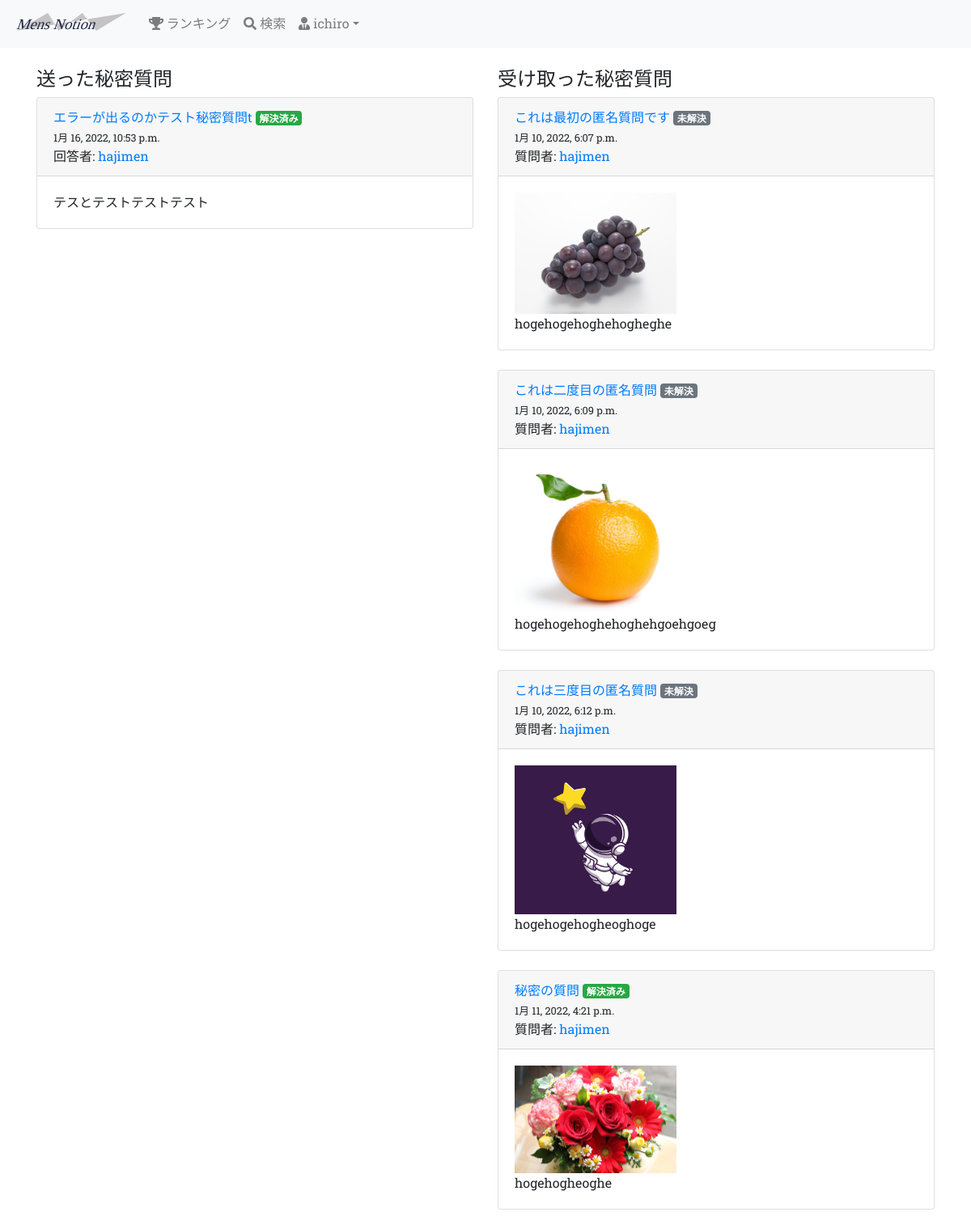
The page /anyms/ (signed in) on the database as committed earlier.
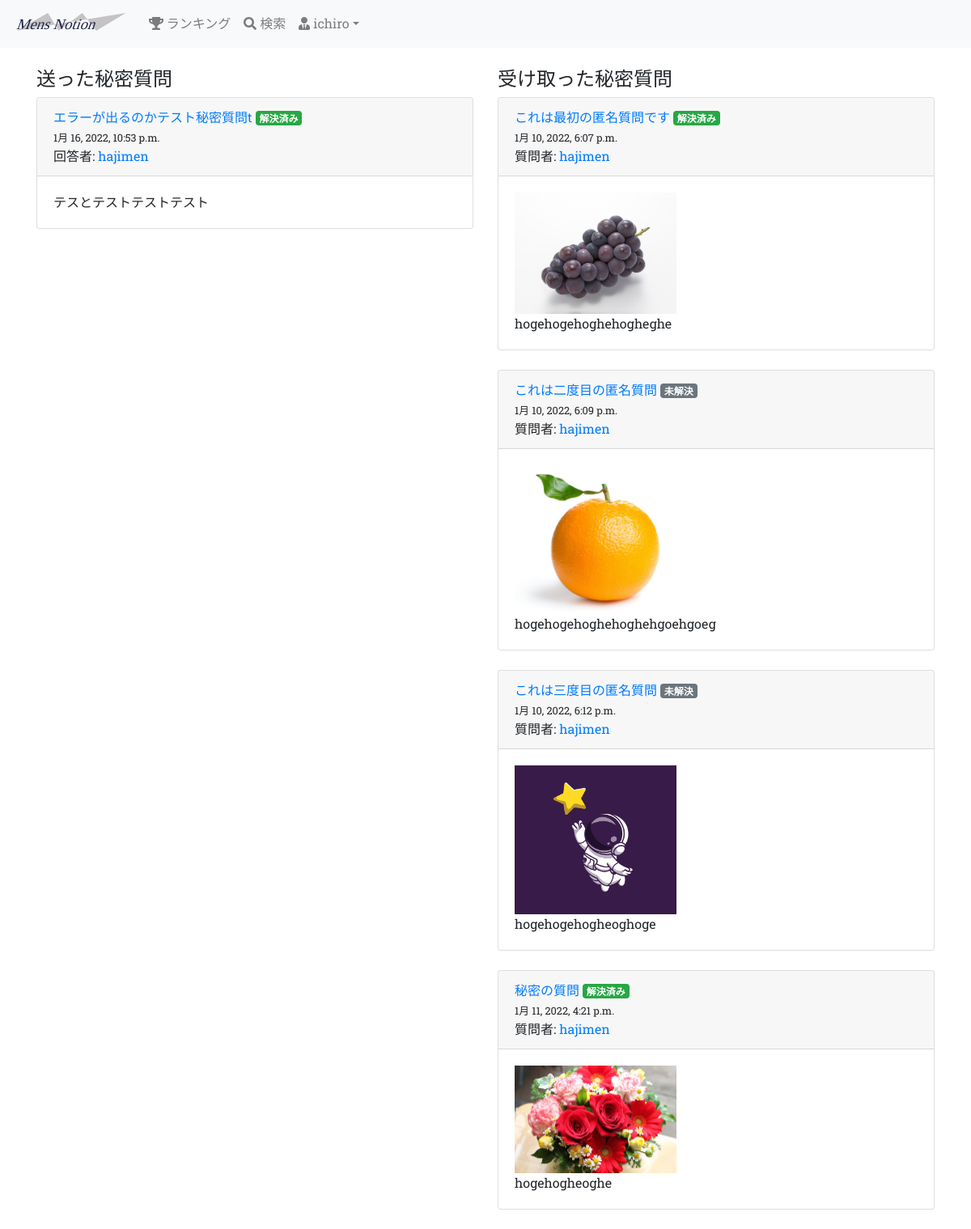
The same page on the database as committed later.
### groomings/models.py (models this page shows, shortened)
class Date(models.Model):
    created_at = models.DateTimeField(default=now)
    class Meta:
        abstract = True

class Question(Date):
    title = models.CharField(max_length=30, null=True, blank=True)
    text = models.TextField(null=False, blank=False)
    image1 = models.FileField(upload_to='question_image/', null=True, blank=True)
    image2 = models.FileField(upload_to='question_image/', null=True, blank=True)
    image3 = models.FileField(upload_to='question_image/', null=True, blank=True)
    give_point = models.IntegerField(blank=False, null=False, default=5, validators=[MinValueValidator(5)])
    giver = models.ForeignKey(
        'User', on_delete=CASCADE, related_name="user_give_question"
    )
    recipient = models.ForeignKey(
        'User', on_delete=SET_NULL, null=True, related_name="user_receive_question"
    )
    to_giver_point = models.IntegerField(validators=[MinValueValidator(1), MaxValueValidator(5)], null=True)
    to_recipient_point = models.IntegerField(validators=[MinValueValidator(1), MaxValueValidator(5)], null=True)
    is_active = models.BooleanField(default=True)
    class Meta:
        db_table = 'question'

class User(AbstractBaseUser, PermissionsMixin):
    username = models.CharField(max_length=150)
    email = models.EmailField(max_length=255, unique=True)
    image = models.FileField(upload_to='user_image/', null=True, blank=True)
    point = models.IntegerField(default=50, validators=[MinValueValidator(0)])
    follow = models.ManyToManyField(
        'self', blank=True, symmetrical=False, related_name="follower"
    )
    is_active = models.BooleanField(default=True)
    is_staff = models.BooleanField(default=False) # 管理画面にログインできるかどうか
    USERNAME_FIELD = 'email' # このテーブルのレコードを一意に識別
    REQUIRED_FIELDS = ['username'] # スーパーユーザー作成時に入力する(emailとパスワードは必須だからそれ以外で)
    objects = UserManager()
    class Meta:
        db_table = 'user'

### groomings/views.py (the view)
# urls.py: path(r'anyms/', views.anyms, name='anyms'), # 匿名質問一覧ページ(自分にきた質問と自分がした質問を一覧表示)
@login_required
def anyms(request):
    user = request.user
    give_question = user.user_give_question.all()
    receive_question = user.user_receive_question.all()
    context={'user':user, 'give_question':give_question, 'receive_question':receive_question}
    return render(request, 'groomings/anyms.html', context)

### groomings/templates/groomings/anyms.html (shortened to what this page needs)
{% extends "groomings/base.html" %}
{% block content %}
<div class="row">
    <div class="col-sm-6 secret_gives">
        <h4>送った秘密質問</h4>
        {% if not give_question %}
        <h5>送った匿名質問はありません</h5>
        {% else %}
        {% for give in give_question %}
        <div class="card">
            <div class="card-header">
                <a href="{% url 'groomings:question_detail' give.id %}">{{ give.title }}</a>
                {% if give.is_active %}
                <span class="badge badge-secondary">未解決</span>
                {% else %}
                <span class="badge badge-success">解決済み</span>
                {% endif %}
                <br>
                <small>{{ give.created_at }}</small><br>
                回答者: <a href = "{% url 'groomings:user' give.recipient.id %}">{{ give.recipient.username }}</a>
            </div>
            <div class="card-body">
                <div>{{ give.text }}</div>
            </div>
        </div>
        <br>
        {% endfor %}
    </div>
    {% endif %}
    <div class="col-sm-6 secret_receives">
        <h4>受け取った秘密質問</h4>
        {% if not receive_question %}
        <h5>受け取った匿名質問はありません</h5>
        {% else %}
        {% for receive in receive_question %}
        <div class="card">
            <div class="card-header">
                <a href="{% url 'groomings:question_detail' receive.id %}">{{ receive.title }}</a>
                {% if receive.is_active %}
                <span class="badge badge-secondary">未解決</span>
                {% else %}
                <span class="badge badge-success">解決済み</span>
                {% endif %}
                <br>
                <small>{{ receive.created_at }}</small><br>
                質問者: <a href = "{% url 'groomings:user' receive.giver.id %}">{{ receive.giver.username }}</a>
            </div>
            <div class="card-body">
                {% if receive.image1 %}
                <img src="{{ receive.image1.url }}" width="200">
                {% endif %}
                <div>{{ receive.text }}</div>
            </div>
        </div>
        <br>
        {% endfor %}
    </div>
</div>
{% endif %}
{% endblock %}

Rows that differ between the two databases and show on the page:
changed Question "これは最初の匿名質問です": is_active "未解決" → "解決済み"
